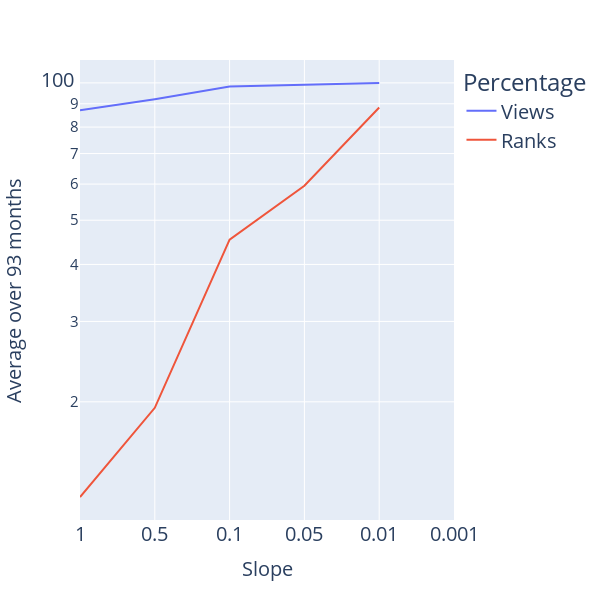

The cell this chart's notebook holds for it:
### Code cell
fig = px.line(stats_eps_df.rename(columns={'mean': 'Average over 93 months', 's' : 'Slope'}), x = 'Slope', color='Percentage', y='Average over 93 months', log_y=True)
fig.update_layout(
    xaxis_title=dict(font=dict(size=20)),
    yaxis_title=dict(font=dict(size=20)),
    yaxis = dict( tickfont = dict(size=20)),
    xaxis = dict( tickfont = dict(size=20)),
legend=dict(font=dict(size=20)),
height=600,
width=600)
fig.show()
fig.write_image("../figures_report/data_presentation/sens_slope_em.pdf")

### Figure 1 — Plotly figure (JSON) as saved in the notebook; plotly's stock layout.template omitted (floating-point values rounded to 4 significant figures)
{"data": [{"hovertemplate": "Percentage=Views<br>Slope=%{x}<br>Average over 93 months=%{y}<extra></extra>", "legendgroup": "Views", "line": {"color": "#636efa", "dash": "solid"}, "marker": {"symbol": "circle"}, "mode": "lines", "name": "Views", "orientation": "v", "showlegend": true, "type": "scatter", "x": ["1", "0.5", "0.1", "0.05", "0.01", "0.001"], "xaxis": "x", "y": [87.14, 92.12, 98.16, 99.18, 99.93, null], "yaxis": "y"}, {"hovertemplate": "Percentage=Ranks<br>Slope=%{x}<br>Average over 93 months=%{y}<extra></extra>", "legendgroup": "Ranks", "line": {"color": "#EF553B", "dash": "solid"}, "marker": {"symbol": "circle"}, "mode": "lines", "name": "Ranks", "orientation": "v", "showlegend": true, "type": "scatter", "x": ["1", "0.5", "0.1", "0.05", "0.01", "0.001"], "xaxis": "x", "y": [12.37, 19.4, 45.33, 59.51, 88.32, null], "yaxis": "y"}], "layout": {"height": 600, "legend": {"font": {"size": 20}, "title": {"text": "Percentage"}, "tracegroupgap": 0}, "margin": {"t": 60}, "width": 600, "xaxis": {"anchor": "y", "autorange": true, "domain": [0, 1], "range": [0, 5], "tickfont": {"size": 20}, "title": {"font": {"size": 20}, "text": "Slope"}, "type": "category"}, "yaxis": {"anchor": "x", "autorange": true, "domain": [0, 1], "range": [1.042, 2.05], "tickfont": {"size": 20}, "title": {"font": {"size": 20}, "text": "Average over 93 months"}, "type": "log"}}}
